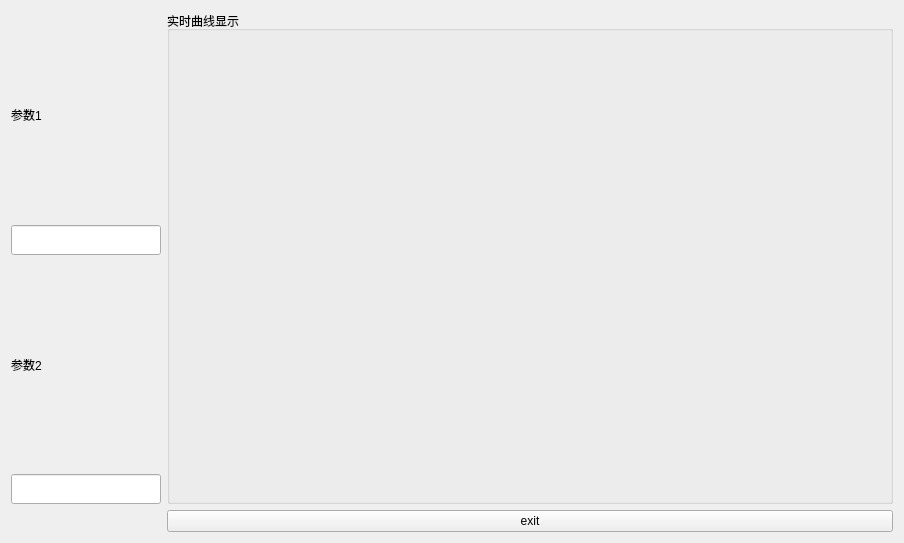
<?xml version="1.0" encoding="UTF-8"?>
<ui version="4.0">
 <class>WaveForm</class>
 <widget class="QWidget" name="WaveForm">
  <property name="geometry">
   <rect>
    <x>0</x>
    <y>0</y>
    <width>904</width>
    <height>543</height>
   </rect>
  </property>
  <property name="windowTitle">
   <string>Form</string>
  </property>
  <layout class="QGridLayout" name="gridLayout_8">
   <item row="0" column="0">
    <layout class="QGridLayout" name="gridLayout">
     <property name="sizeConstraint">
      <enum>QLayout::SetMinimumSize</enum>
     </property>
     <item row="2" column="0">
      <widget class="QLabel" name="label">
       <property name="text">
        <string>参数1</string>
       </property>
      </widget>
     </item>
     <item row="4" column="0">
      <widget class="QLabel" name="label_2">
       <property name="text">
        <string>参数2</string>
       </property>
      </widget>
     </item>
     <item row="5" column="0">
      <widget class="QLineEdit" name="line_pra2">
       <property name="maximumSize">
        <size>
         <width>150</width>
         <height>30</height>
        </size>
       </property>
      </widget>
     </item>
     <item row="3" column="0">
      <widget class="QLineEdit" name="line_pra1">
       <property name="maximumSize">
        <size>
         <width>150</width>
         <height>30</height>
        </size>
       </property>
      </widget>
     </item>
    </layout>
   </item>
   <item row="0" column="1">
    <layout class="QGridLayout" name="gridLayout_6">
     <item row="0" column="0">
      <widget class="QGroupBox" name="groupBox">
       <property name="title">
        <string>实时曲线显示</string>
       </property>
       <layout class="QGridLayout" name="gridLayout_2">
        <item row="0" column="0">
         <widget class="QCustomPlot" name="widget_plot" native="true"/>
        </item>
       </layout>
      </widget>
     </item>
    </layout>
   </item>
   <item row="1" column="1">
    <layout class="QGridLayout" name="gridLayout_7">
     <item row="0" column="0">
      <widget class="QPushButton" name="btnexit">
       <property name="text">
        <string>exit</string>
       </property>
      </widget>
     </item>
    </layout>
   </item>
  </layout>
 </widget>
 <customwidgets>
  <customwidget>
   <class>QCustomPlot</class>
   <extends>QWidget</extends>
   <header location="global">qcustomplot.h</header>
   <container>1</container>
  </customwidget>
 </customwidgets>
 <resources/>
 <connections>
  <connection>
   <sender>btnexit</sender>
   <signal>clicked()</signal>
   <receiver>WaveForm</receiver>
   <slot>close()</slot>
   <hints>
    <hint type="sourcelabel">
     <x>536</x>
     <y>423</y>
    </hint>
    <hint type="destinationlabel">
     <x>309</x>
     <y>221</y>
    </hint>
   </hints>
  </connection>
 </connections>
</ui>
